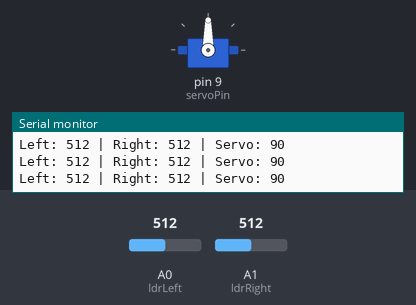
This sketch was run on a simulated Arduino Uno, built with avr-gcc and run on an emulated ATmega328P. On the bench: servo, the last lines printed to the serial monitor. Inputs (shaded band) come from the test bench; at power-on: A0 (ldrLeft) = 512, A1 (ldrRight) = 512.

Above: at 1.2 s.
1.3 s: A0 (ldrLeft) set to 594
2.8 s: A0 (ldrLeft) set to 623
At 3.98 s:
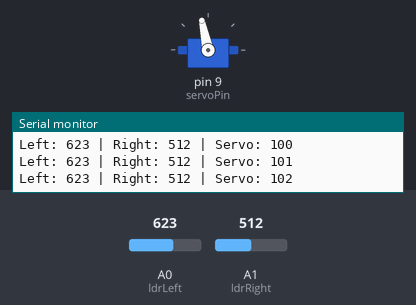
5.8 s: A1 (ldrRight) set to 537
At 5.8 s:
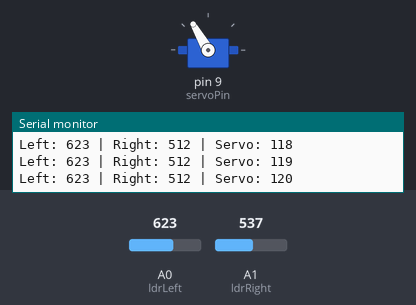
8.8 s: A1 (ldrRight) set to 511
At 10.84 s:
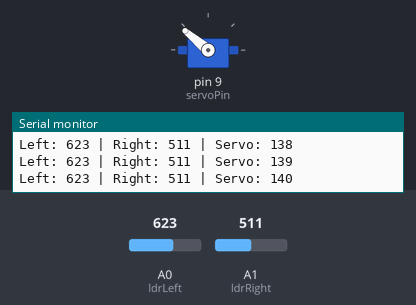
11.8 s: A1 (ldrRight) set to 716
13.3 s: A0 (ldrLeft) set to 809
14.8 s: A0 (ldrLeft) set to 831
At 18.6 s:
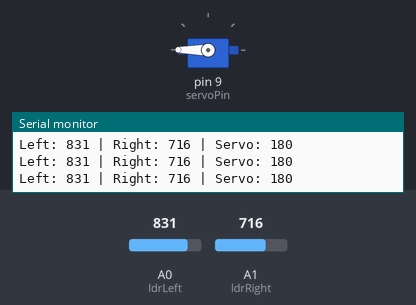
Timing chart, 0 to 18.8 s (numbered marks = the images above; inputs shaded):
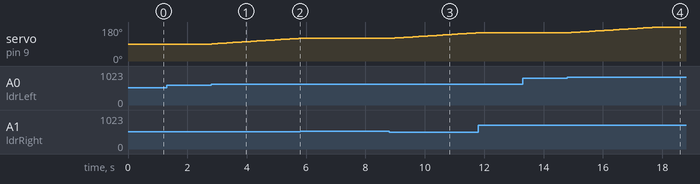

Measured:
- the behaviour switches between 612 and 613 on A0 (ldrLeft) (found by bisection; images 0 and 1)
- the behaviour switches between 522 and 523 on A1 (ldrRight) (found by bisection; images 1 and 2)
- after the input at 2.8 s, servo on pin 9 (servoPin): moves from 90° to 120° over 2.9 s, starting at once
- after the input at 5.8 s, servo on pin 9 (servoPin): stays 120° (without the input it goes to 121° after 0.05 s)
- after the input at 8.8 s, servo on pin 9 (servoPin): moves from 120° to 149° over 2.8 s, starting after 0.08 s
- after the input at 11.8 s, servo on pin 9 (servoPin): stays 149° (without the input it goes to 150° after 0.01 s)
- after the input at 14.8 s, servo on pin 9 (servoPin): moves from 149° to 180° over 3.0 s, starting at once

The sketch:

IIDTL_Code.ino
```cpp
#include <Servo.h>

Servo myServo;

int ldrLeft = A0;   // Left LDR
int ldrRight = A1;  // Right LDR
int servoPin = 9;

int leftValue = 0;
int rightValue = 0;
int servoPos = 90;  // Start at middle

void setup() {
  myServo.attach(servoPin);
  Serial.begin(9600);
  myServo.write(servoPos);
}

void loop() {
  leftValue = analogRead(ldrLeft);
  rightValue = analogRead(ldrRight);

  int difference = leftValue - rightValue;

  if (abs(difference) > 100) { // sensitivity threshold
    if (difference > 0 && servoPos < 180) {
      servoPos++;
    } else if (difference < 0 && servoPos > 0) {
      servoPos--;
    }
    myServo.write(servoPos);
  }

  Serial.print("Left: ");
  Serial.print(leftValue);
  Serial.print(" | Right: ");
  Serial.print(rightValue);
  Serial.print(" | Servo: ");
  Serial.println(servoPos);

  delay(100);
}
```
